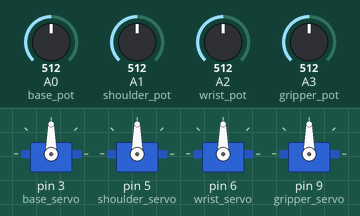
Recording of a sketch running on a simulated Arduino Uno, built with avr-gcc and run on an emulated ATmega328P. Parts: 4 × servo. The inputs (shaded band) are chosen by the test bench; at power-on: A0 (base_pot) = 512, A2 (wrist_pot) = 512, A3 (gripper_pot) = 512, A1 (shoulder_pot) = 512. What the sketch prints to the serial monitor is not drawn.

Above: at 1.2 s.
1.3 s: A0 (base_pot) set to 716
At 1.9 s:
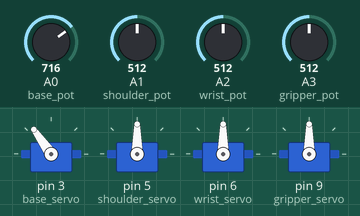
2.8 s: A2 (wrist_pot) set to 306
At 3.1 s:
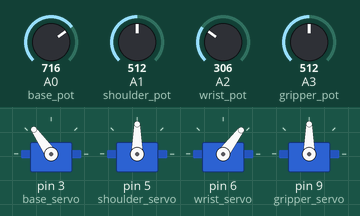
4.3 s: A3 (gripper_pot) set to 170
At 4.9 s:
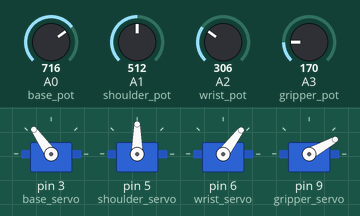
5.8 s: A1 (shoulder_pot) set to 716
At 6.1 s:
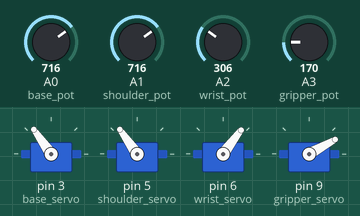
7.3 s: A3 (gripper_pot) set to 30
At 8.5 s:
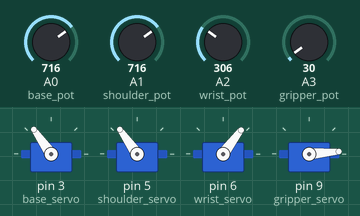
8.8 s: A0 (base_pot) set to 992
At 10.0 s:
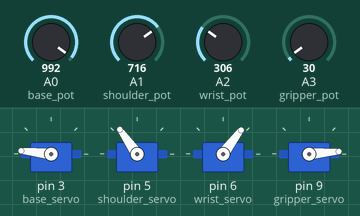
Timing chart, 0 to 11.3 s (numbered marks = the images above; inputs shaded):
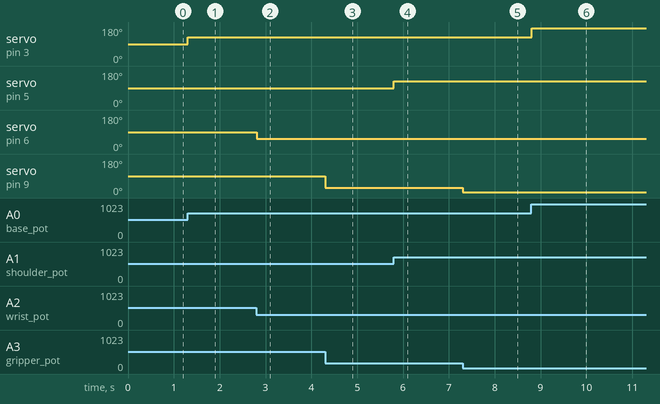

Measured:
- after the input at 1.3 s, servo on pin 3 (base_servo): 90° → 125° at once
- after the input at 2.8 s, servo on pin 6 (wrist_servo): 90° → 53° at once
- after the input at 4.3 s, servo on pin 9 (gripper_servo): 90° → 29° at once
- after the input at 5.8 s, servo on pin 5 (shoulder_servo): 90° → 125° at once
- after the input at 7.3 s, servo on pin 9 (gripper_servo): 29° → 5° at once
- after the input at 8.8 s, servo on pin 3 (base_servo): 125° → 174° at once

The sketch:

Manual_Control_of_Robotic_Arm.ino
```cpp
#include<Servo.h>

////////////////Initialise Pot Variables//////////////////
int base_pot = A0;
int shoulder_pot = A1;
int wrist_pot = A2;
int gripper_pot = A3;

int pos1;
int pos2;
int pos3;
int pos4;

int a_pos;
int b_pos;
int c_pos;
int d_pos;

int minimum=0;
int maximum =180;
/////////////////////////End//////////////////////////////

///////////////////Objects Of Servo Motors///////////////
Servo base_servo;
Servo shoulder_servo;
Servo wrist_servo;
Servo gripper_servo;
///////////////////////////////End/////////////////////////


void setup()
{
  Serial.begin(9600);

  base_servo.attach(3);
  shoulder_servo.attach(5);
  wrist_servo.attach(6);
  gripper_servo.attach(9);

  pinMode(base_pot,INPUT);
  pinMode(shoulder_pot,INPUT);
  pinMode(wrist_pot,INPUT);
  pinMode(gripper_pot,INPUT);

  base_servo.write(90);
  shoulder_servo.write(90);
  wrist_servo.write(90);
  gripper_servo.write(70);

}

void loop()
{
  pos1=analogRead(A0);
  a_pos=map(pos1,0,1024,minimum,maximum);
  base_servo.write(a_pos);
  Serial.println(a_pos);

  pos2=analogRead(A1);
  b_pos=map(pos2,0,1024,minimum,maximum);
  shoulder_servo.write(b_pos);

  pos3=analogRead(A2);
  c_pos=map(pos3,0,1024,minimum,maximum);
  wrist_servo.write( c_pos);
  Serial.println(c_pos);

  pos4=analogRead(A3);
  d_pos=map(pos4,0,1024,minimum,maximum);
  gripper_servo.write(d_pos);
  Serial.println(d_pos);
}
```
